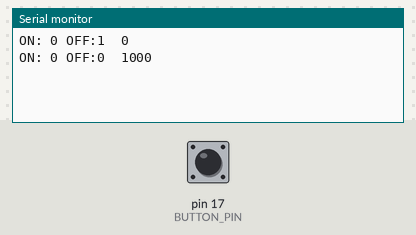
Simulated run of this sketch. Board: Arduino Uno, built with avr-gcc and run on an emulated ATmega328P. Shown: the last lines printed to the serial monitor. The inputs (shaded band) are chosen by the test bench; at power-on: pin 17 (BUTTON_PIN) HIGH.

Above: at 1.2 s.
1.3 s: pin 17 (BUTTON_PIN) pulled LOW for 0.15 s
At 2.5 s:
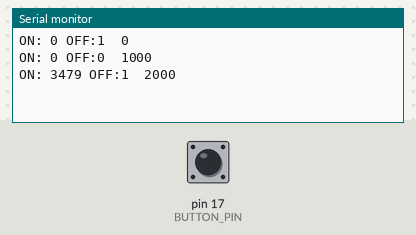
2.9 s: pin 17 (BUTTON_PIN) pulled LOW for 1 s
At 3.8 s:
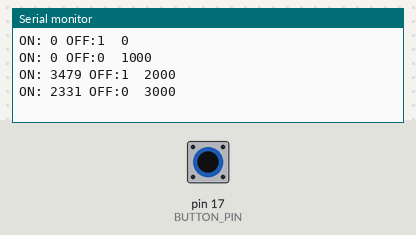
5.4 s: pin 17 (BUTTON_PIN) pulled LOW for 0.15 s
At 6.7 s:
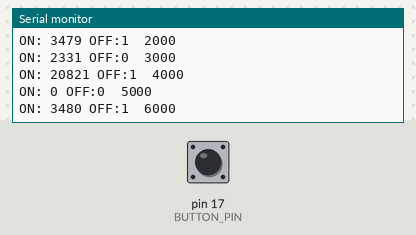
Timing chart, 0 to 8.4 s (numbered marks = the images above; inputs shaded):
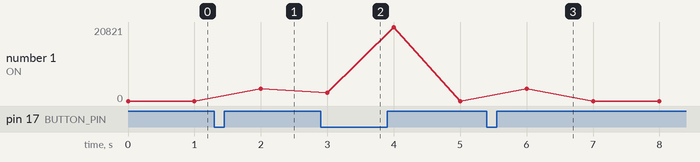

The sketch:

Button_Test2.ino
```cpp
#define BUTTON_PIN   17


void setup() {
  Serial.begin(115200);
  pinMode(BUTTON_PIN, INPUT_PULLUP);

}

void loop() {
  unsigned long begin, end;
  bool oldState = false ;
  int on_count = 0;
  int off_count = 0;
  begin = millis();
  // Get current button state.

  while (1) {
    bool newState = digitalRead(BUTTON_PIN);
    if ( newState != oldState) {
      if (!newState)
        on_count++;
      else
        off_count++;

      oldState  = newState;
    }
    if (!newState) {
      //Serial.println("switch pressed");
      on_count++;
    }
    if (millis() % 1000 == 0) {
      Serial.print("ON: ");Serial.print(on_count); Serial.print(" OFF:");Serial.print(off_count);Serial.print("  ");
      Serial.println(millis());
      on_count = 0;
      off_count = 0;
      delay(1);
    }
  }

}
```

Measured:
- after the input at 1.3 s, the serial monitor: prints a new line after 0.70 s (image 1)
- after the input at 2.9 s, the serial monitor: prints a new line after 0.10 s (image 2)
- after the input at 5.4 s, the serial monitor: prints a new line after 0.60 s (image 3)
- plotted number 1: 0 → 3479 after the input at 1.3 s
